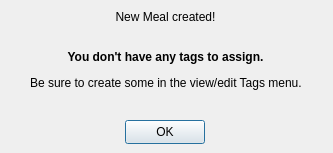
<?xml version="1.0" encoding="UTF-8"?>
<ui version="4.0">
 <class>CreateMeal_NoTagsWarning</class>
 <widget class="QDialog" name="CreateMeal_NoTagsWarning">
  <property name="geometry">
   <rect>
    <x>0</x>
    <y>0</y>
    <width>333</width>
    <height>153</height>
   </rect>
  </property>
  <property name="windowTitle">
   <string>No Assignable Tags</string>
  </property>
  <widget class="QLabel" name="label">
   <property name="geometry">
    <rect>
     <x>30</x>
     <y>0</y>
     <width>271</width>
     <height>101</height>
    </rect>
   </property>
   <property name="text">
    <string>&lt;html&gt;&lt;head/&gt;&lt;body&gt;&lt;p align=&quot;center&quot;&gt;New Meal created!&lt;br/&gt;&lt;/p&gt;&lt;p align=&quot;center&quot;&gt;&lt;span style=&quot; font-weight:700;&quot;&gt;You don't have any tags to assign.&lt;/span&gt;&lt;/p&gt;&lt;p align=&quot;center&quot;&gt;Be sure to create some in the view/edit Tags menu.&lt;/p&gt;&lt;/body&gt;&lt;/html&gt;</string>
   </property>
  </widget>
  <widget class="QPushButton" name="pushButton">
   <property name="geometry">
    <rect>
     <x>125</x>
     <y>120</y>
     <width>80</width>
     <height>24</height>
    </rect>
   </property>
   <property name="text">
    <string>OK</string>
   </property>
  </widget>
 </widget>
 <resources/>
 <connections/>
</ui>
